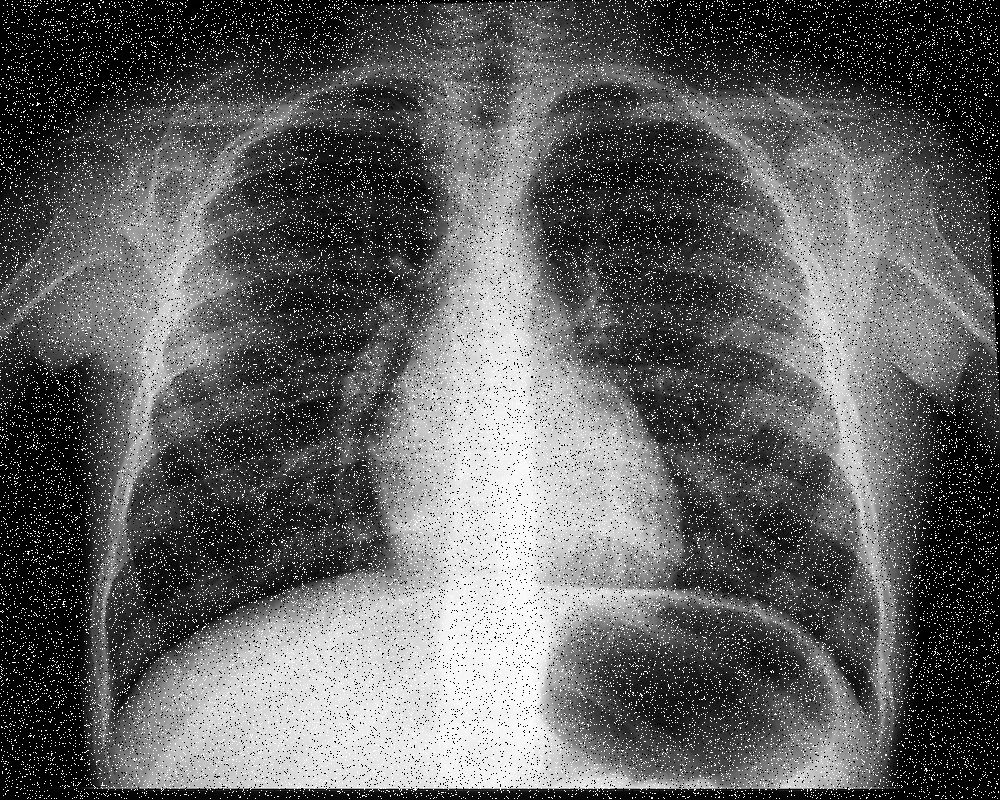
#> input picture Assignment_1_MIC/msds23006/11_22.jpg, 1000 x 800 px
$ python img-11_12.py
#> lines starting #> are read from the running program, lines starting #| are printed output that depends on the picture
import cv2 as cv
import numpy as np

def rescaleImage(frame, scale=0.5):
    width = int(frame.shape[1] * scale)
    height = int(frame.shape[0] * scale)
    dimensions = (width, height)

    return cv.resize(frame, dimensions, interpolation=cv.INTER_AREA)

img_11_12 = cv.imread("Assignment_1_MIC/msds23006/11_22.jpg")
#> img_11_12 is the input picture: shape (800, 1000, 3); min 0, max 255, mean 96.4

# Morphological operations
kernel = (3, 3) # np.ones((3, 3), np.uint8)
eroded = cv.erode(img_11_12, kernel, iterations=1)
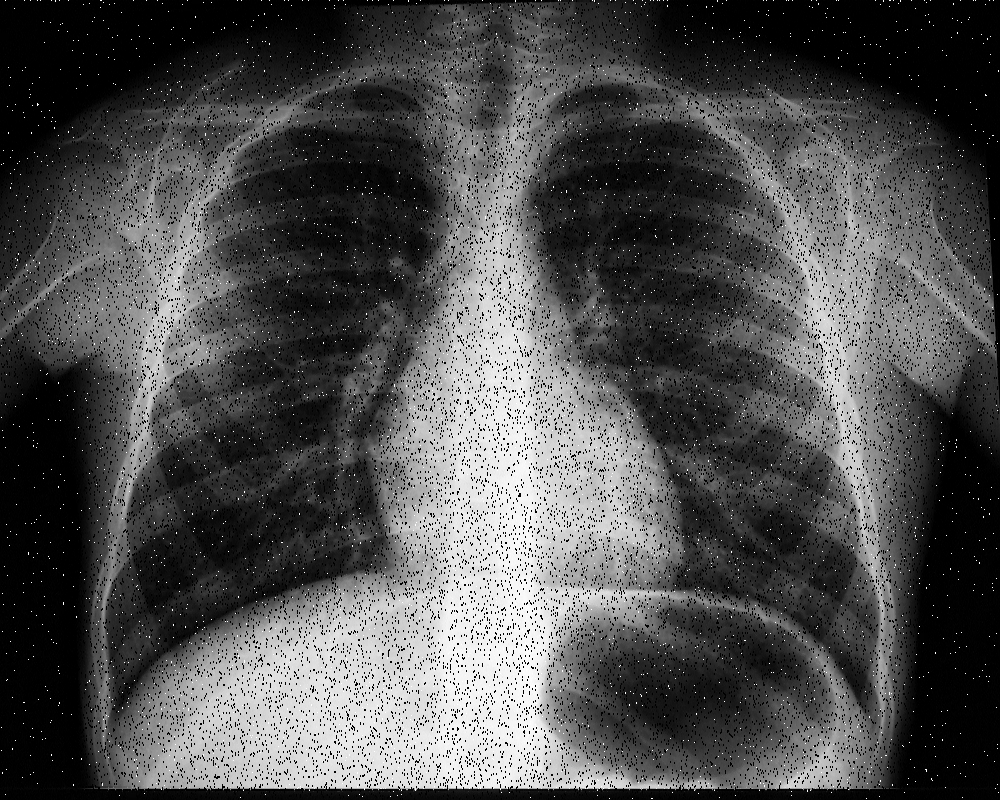
#> eroded: shape (800, 1000, 3); min 0, max 255, mean 80
dilated = cv.dilate(img_11_12, kernel, iterations=1)
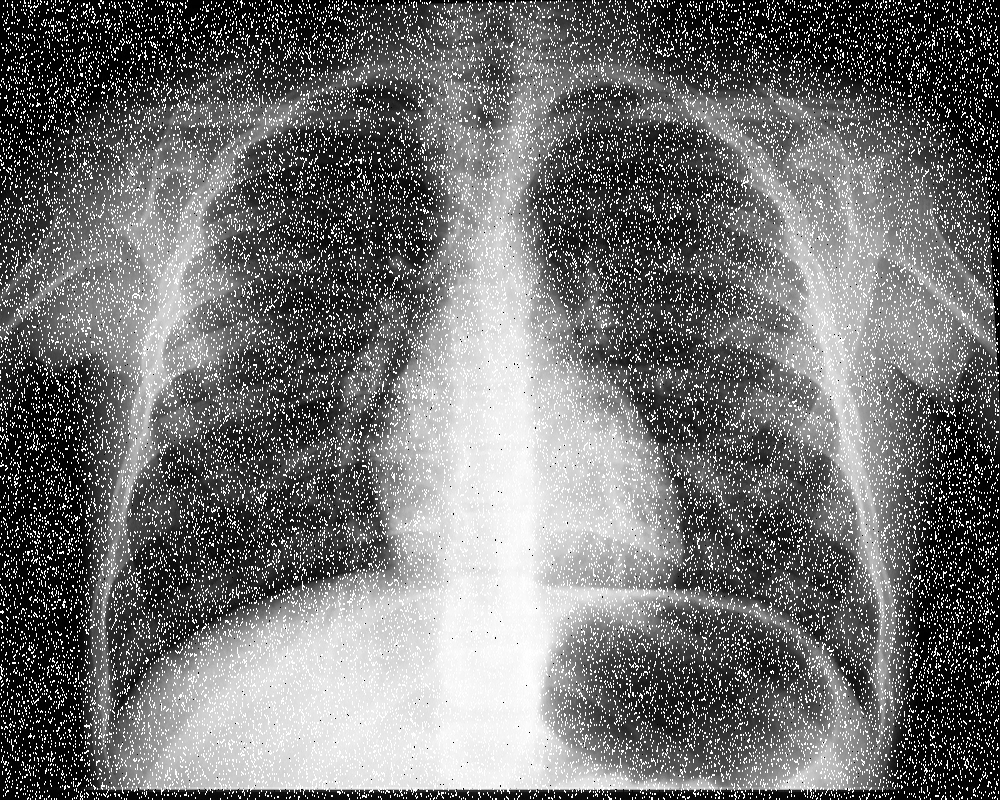
#> dilated: shape (800, 1000, 3); min 0, max 255, mean 112.8
opening = cv.morphologyEx(img_11_12, cv.MORPH_OPEN, kernel) # openining -> erosion followed by dilation
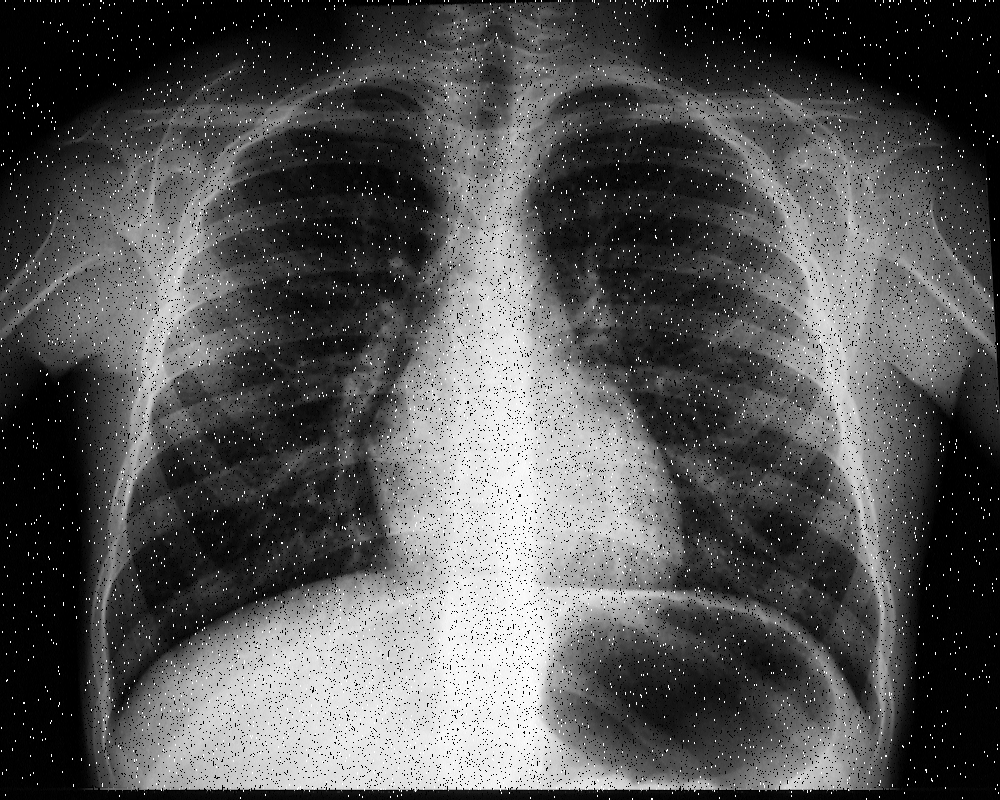
#> opening: shape (800, 1000, 3); min 0, max 255, mean 85.2
closing = cv.morphologyEx(img_11_12, cv.MORPH_CLOSE, kernel) # closing -> dilation followed by erosion
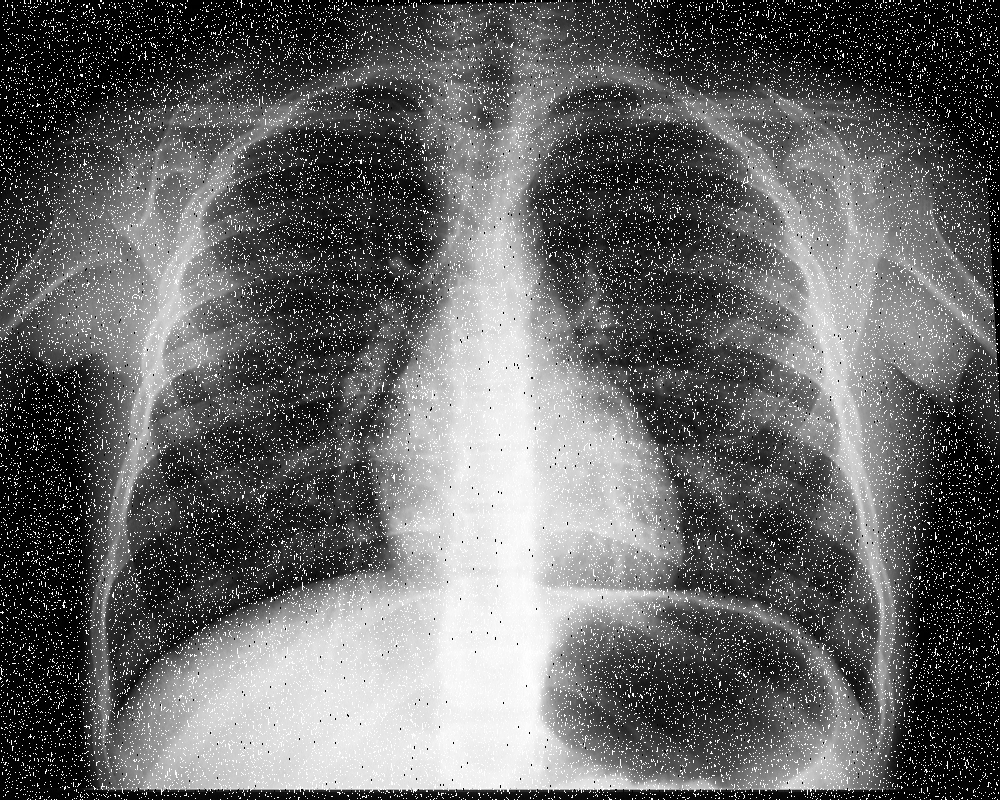
#> closing: shape (800, 1000, 3); min 0, max 255, mean 101.2

# blur
gaus_blur = cv.GaussianBlur(img_11_12, (5, 5), 0)
bilateral_blur = cv.bilateralFilter(img_11_12, 5, 15, 0)
median_blur = cv.medianBlur(img_11_12, 7)
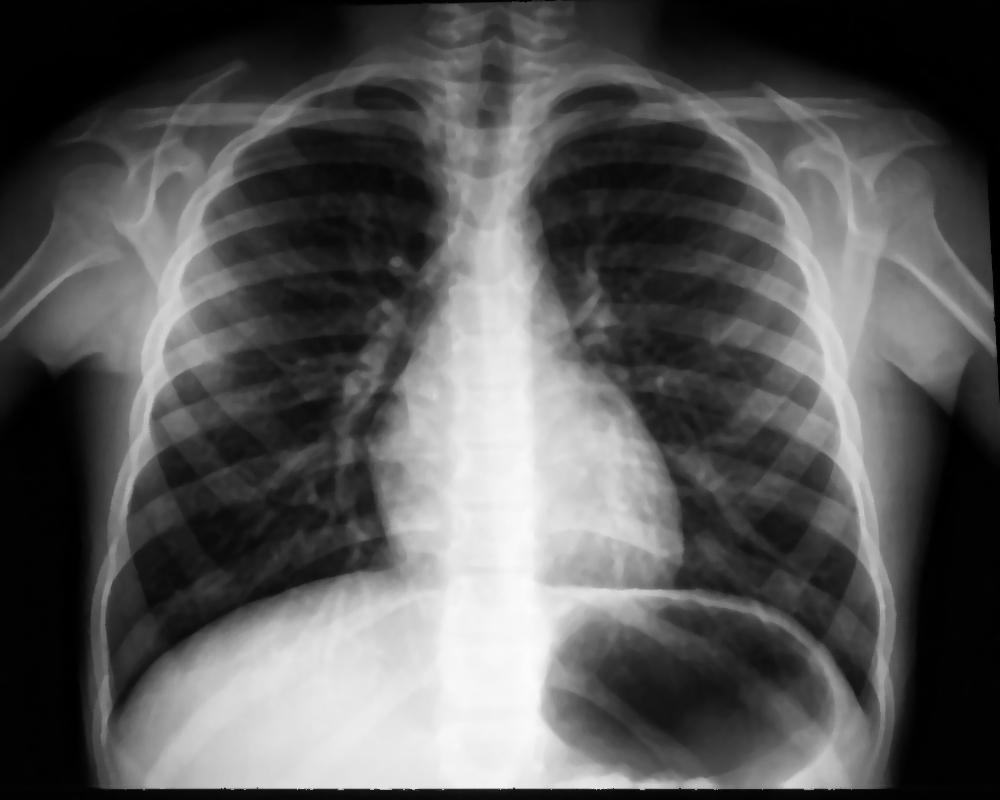
#> median_blur: shape (800, 1000, 3); min 0, max 253, mean 87.8

cv.imshow("original ", img_11_12)
# [7 lines of commented-out code are left out]
cv.imshow("median blur 11_12.jpg", median_blur)

cv.waitKey(0)

$ run again, with Assignment_1_MIC/msds23006/102_32.jpg copied over Assignment_1_MIC/msds23006/11_22.jpg
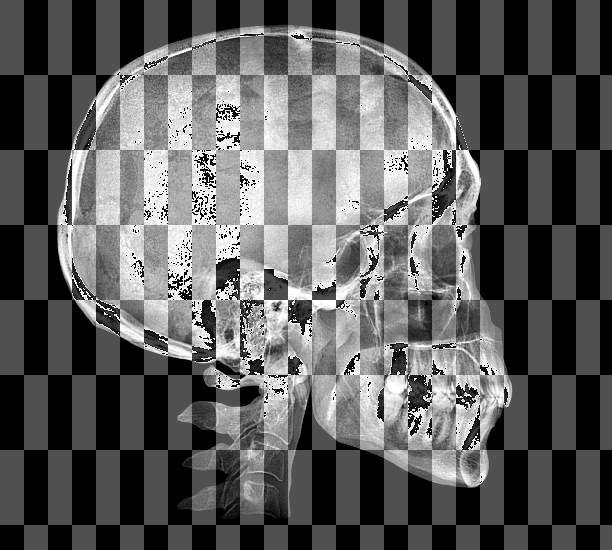
#> input picture Assignment_1_MIC/msds23006/102_32.jpg, 612 x 550 px
#> img_11_12 is the input picture: shape (550, 612, 3); min 0, max 255, mean 93.1
#> `closing = cv.morphologyEx(img_11_12, cv.MORPH_CLOSE, kernel)`:
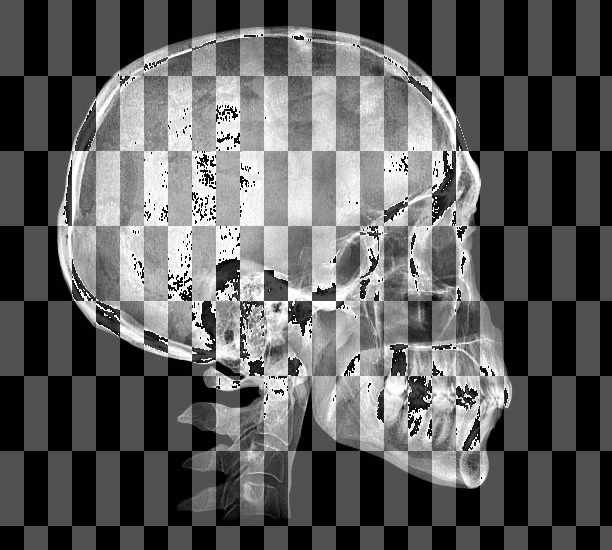
#> closing: shape (550, 612, 3); min 0, max 255, mean 94.3
#> `median_blur = cv.medianBlur(img_11_12, 7)`:
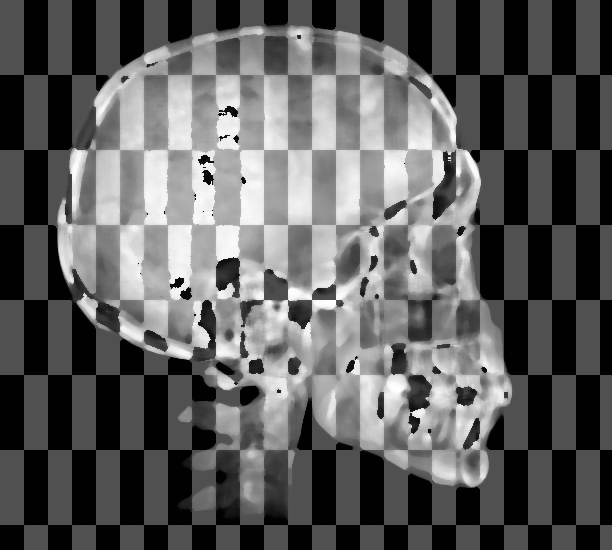
#> median_blur: shape (550, 612, 3); min 0, max 254, mean 94
